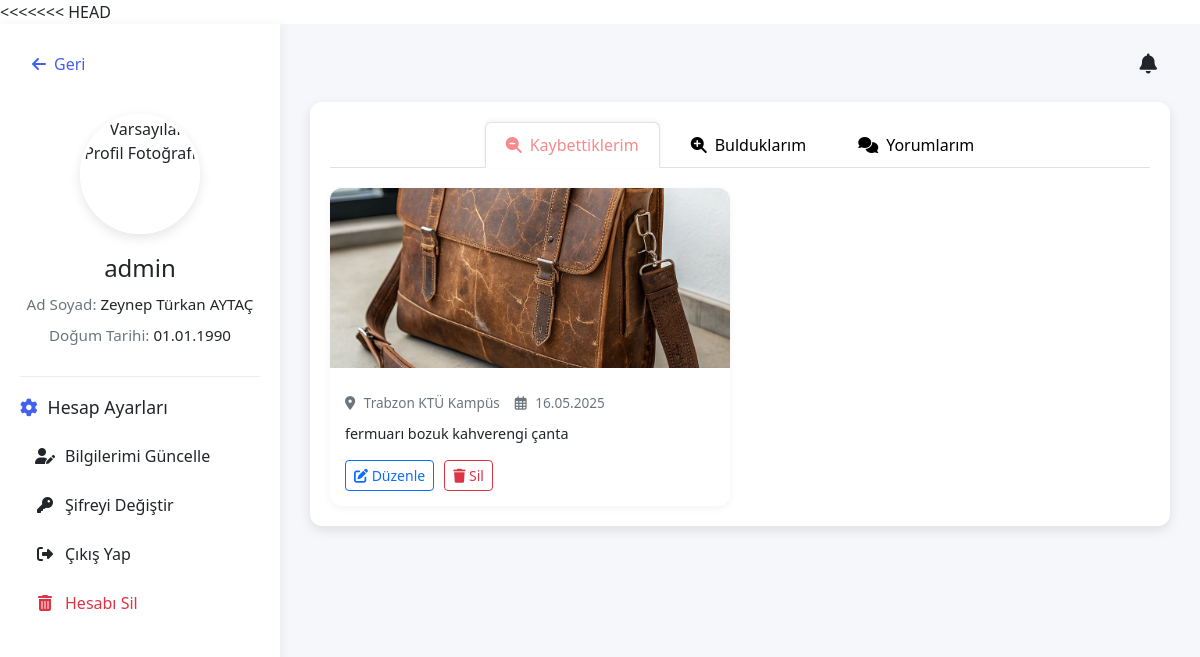
The page /accounts/profil/ (signed in) on the database as committed earlier.
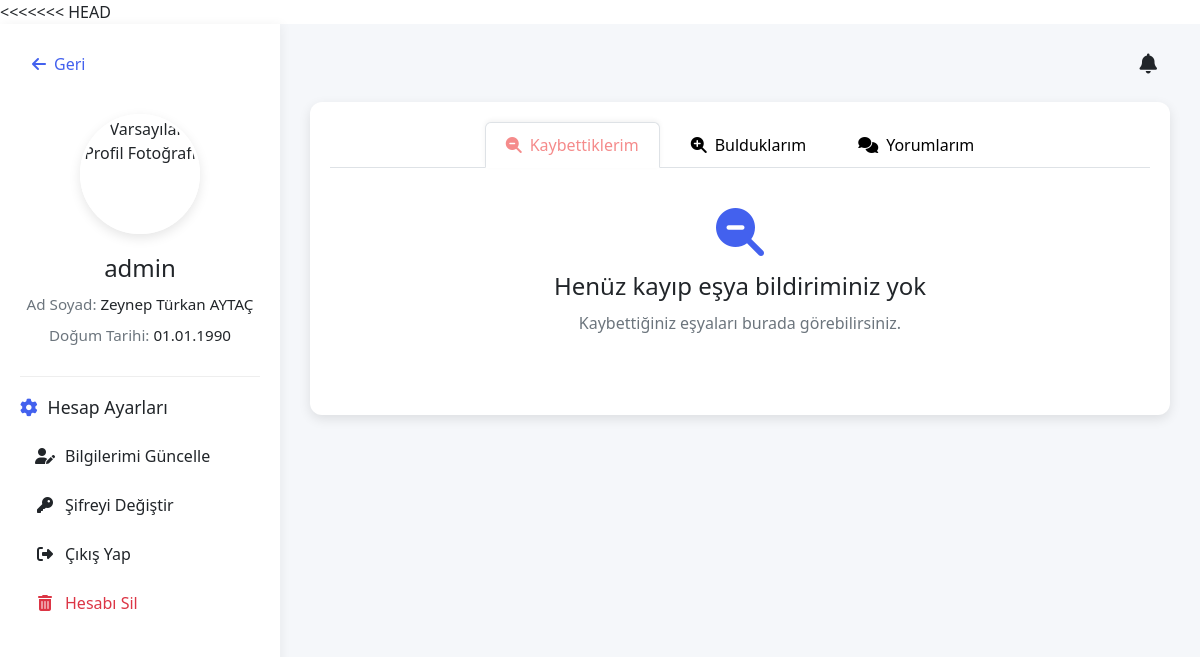
The same page on the database as committed later.
### kayip_esya/models.py (models this page shows, shortened)
class Kayit(models.Model):
    TUR_SECIMLERI = [
        ('canta', 'Çanta'),
        ('telefon', 'Telefon'),
        ('cuzdan', 'Cüzdan'),
        ('diger', 'Diğer'),
    ]
    RENK_SECIMLERI = [
        ('siyah', 'Siyah'),
        ('beyaz', 'Beyaz'),
        ('mavi', 'Mavi'),
        ('kirmizi', 'Kırmızı'),
        ('diger', 'Diğer'),
    ]
    KAYIT_TURU_CHOICES = [
        ('kaybettim', 'Kaybettim'),
        ('buldum', 'Buldum'),
    ]
    user = models.ForeignKey(settings.AUTH_USER_MODEL, on_delete=models.CASCADE) # 🧍 kullanıcı alanı
    tanim = models.CharField(max_length=255, verbose_name="Eşya Tanımı")
    tur = models.CharField(max_length=50, choices=TUR_SECIMLERI, verbose_name="Eşya Türü", default='Seçiniz')
    renk = models.CharField(max_length=50, choices=RENK_SECIMLERI, verbose_name="Eşya Rengi", default='Seçiniz')
    konum = models.CharField(max_length=255, verbose_name="Konum")
    resim = models.ImageField(upload_to='uploads/', verbose_name="Eşya Resmi", blank=True, null=True)
    tarih = models.DateTimeField(auto_now_add=True, verbose_name="Kayıt Tarihi")
    kayit_turu = models.CharField(max_length=10, choices=KAYIT_TURU_CHOICES)  # buraya dikkat

### accounts/views.py (the view)
# urls.py: path('profil/', profilim, name='profilim'),     # Profil sayfası
@login_required
def profilim(request):
    kullanici = request.user
    kaybettiklerim = Kayit.objects.filter(user=kullanici, kayit_turu='kaybettim')
    bulduklarim = Kayit.objects.filter(user=kullanici, kayit_turu='buldum')
    yorumlar = GenelYorum.objects.filter(user=kullanici).order_by('-tarih')  # Yorumları tarih sırasına göre sıralıyoruz
    return render(request, "profilim.html", {
        "kaybettiklerim": kaybettiklerim,
        "bulduklarim": bulduklarim,
        "user": kullanici,
        "yorumlar": yorumlar,
    })

### templates/profilim.html (shortened to what the changed rows need)
{% load static %}
<!DOCTYPE html>
<html lang="tr">
<head>
    <link rel="stylesheet" href="{% static 'css/profilim.css' %}">
    <link rel="stylesheet" href="https://cdnjs.cloudflare.com/ajax/libs/font-awesome/6.5.0/css/all.min.css">
    <link href="https://cdn.jsdelivr.net/npm/bootstrap@5.3.0-alpha1/dist/css/bootstrap.min.css" rel="stylesheet">
</head>
<body>
    <div class="profile-container">
        <div class="profile-sidebar">
            <div class="profile-card">
                <div class="profile-info">
                    <h2 class="username">{{ user.username }}</h2>
                </div>
            </div>
        </div>
        <div class="profile-main-content">
            <div class="profile-tabs">
                <div class="tab-content">
                    <div class="tab-pane fade show active" id="kayiplar" role="tabpanel" aria-labelledby="kayip-tab">
                        {% if kaybettiklerim %}
                            <div class="items-grid">
                                {% for kayit in kaybettiklerim %}
                                    <div class="item-card">
                                        {% if kayit.resim %}
                                            <img src="{{ kayit.resim.url }}" class="item-image" alt="{{ kayit.baslik }}">
                                        {% else %}
                                            <img src="{% static 'images/default_gorsel.png' %}" class="item-image" alt="Varsayılan Görsel">
                                        {% endif %}
                                        <div class="item-body">
                                            <div class="item-meta">
                                                <span class="item-location"><i class="fas fa-map-marker-alt"></i> {{ kayit.konum }}</span>
                                                <span class="item-date"><i class="far fa-calendar-alt"></i> {{ kayit.tarih|date:"d.m.Y" }}</span>
                                            </div>
                                            <p class="item-description">{{ kayit.tanim|truncatechars:100 }}</p>
                                            <div class="item-actions">
                                                <a href="{% url 'kayit_duzenle' kayit.id %}" class="btn btn-sm btn-outline-primary">
                                                    <i class="fas fa-edit"></i> Düzenle
                                                </a>
                                                <a href="{% url 'kayit_sil' kayit.id %}" class="btn btn-sm btn-outline-danger" onclick="return confirm('Bu kaydı silmek istediğinize emin misiniz?')">
                                                    <i class="fas fa-trash"></i> Sil
                                                </a>
                                            </div>
                                        </div>
                                    </div>
                                {% endfor %}
                            </div>
                        {% else %}
                            <div class="empty-state">
                                <i class="fas fa-search-minus fa-3x mb-3"></i>
                                <h4>Henüz kayıp eşya bildiriminiz yok</h4>
                                <p>Kaybettiğiniz eşyaları burada görebilirsiniz.</p>
                            </div>
                        {% endif %}
                    </div>
    <link rel="stylesheet" href="{% static 'css/profilim.css' %}">
    <link rel="stylesheet" href="https://cdnjs.cloudflare.com/ajax/libs/font-awesome/6.5.0/css/all.min.css">
<link href="https://cdn.jsdelivr.net/npm/bootstrap@5.3.0-alpha1/dist/css/bootstrap.min.css" rel="stylesheet">
</head>
<body>
</body>
</html>

Rows that differ between the two databases and show on the page:
removed Kayit: resim (picture), konum "Trabzon KTÜ Kampüs", tarih "16.05.2025", tanim "fermuarı bozuk kahverengi çanta"
Other text that changed with them:
text now shown: "Henüz kayıp eşya bildiriminiz yok Kaybettiğiniz eşyaları burada görebilirsiniz."
